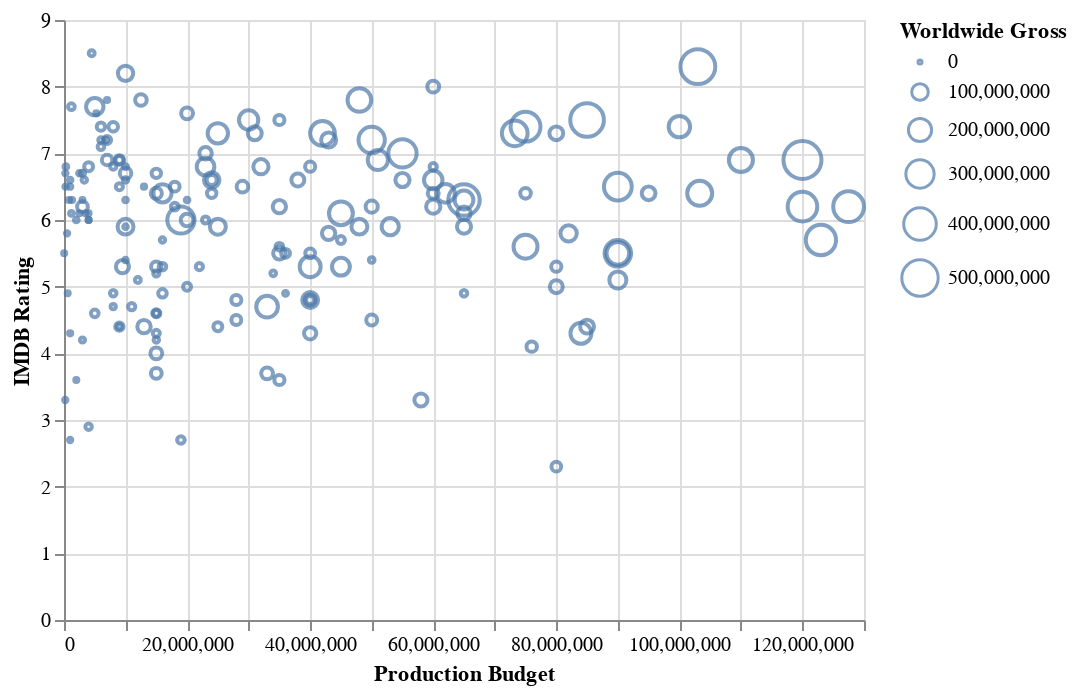

The code cell stored with this chart in its notebook:
### Markdown cell above
How could we bring in another column of data to this visualization?

### Code cell
alt.Chart(movies_2000).mark_point().encode(
    alt.X('Production Budget'),   # a column from our DataFrame for the X axis
    alt.Y('IMDB Rating'),         # a column from our DataFrame for the Y axis
    alt.Size('Worldwide Gross')   # a column from our DataFrame for the size of the data glyphs
)

### Figure 1 — Vega-Lite specification as saved in the notebook (floating-point values rounded to 4 significant figures; data arrays with more than 128 entries replaced by an {"elided": "..."} marker saying what was removed)
{"$schema": "https://vega.github.io/schema/vega-lite/v4.8.1.json", "config": {"view": {"continuousHeight": 300, "continuousWidth": 400}}, "data": {"name": "data-9c04fdc4ff1a9aa627dcb3d444d8bbc7"}, "datasets": {"data-9c04fdc4ff1a9aa627dcb3d444d8bbc7": {"elided": "188 records"}}, "encoding": {"size": {"field": "Worldwide Gross", "type": "quantitative"}, "x": {"field": "Production Budget", "type": "quantitative"}, "y": {"field": "IMDB Rating", "type": "quantitative"}}, "mark": "point"}
